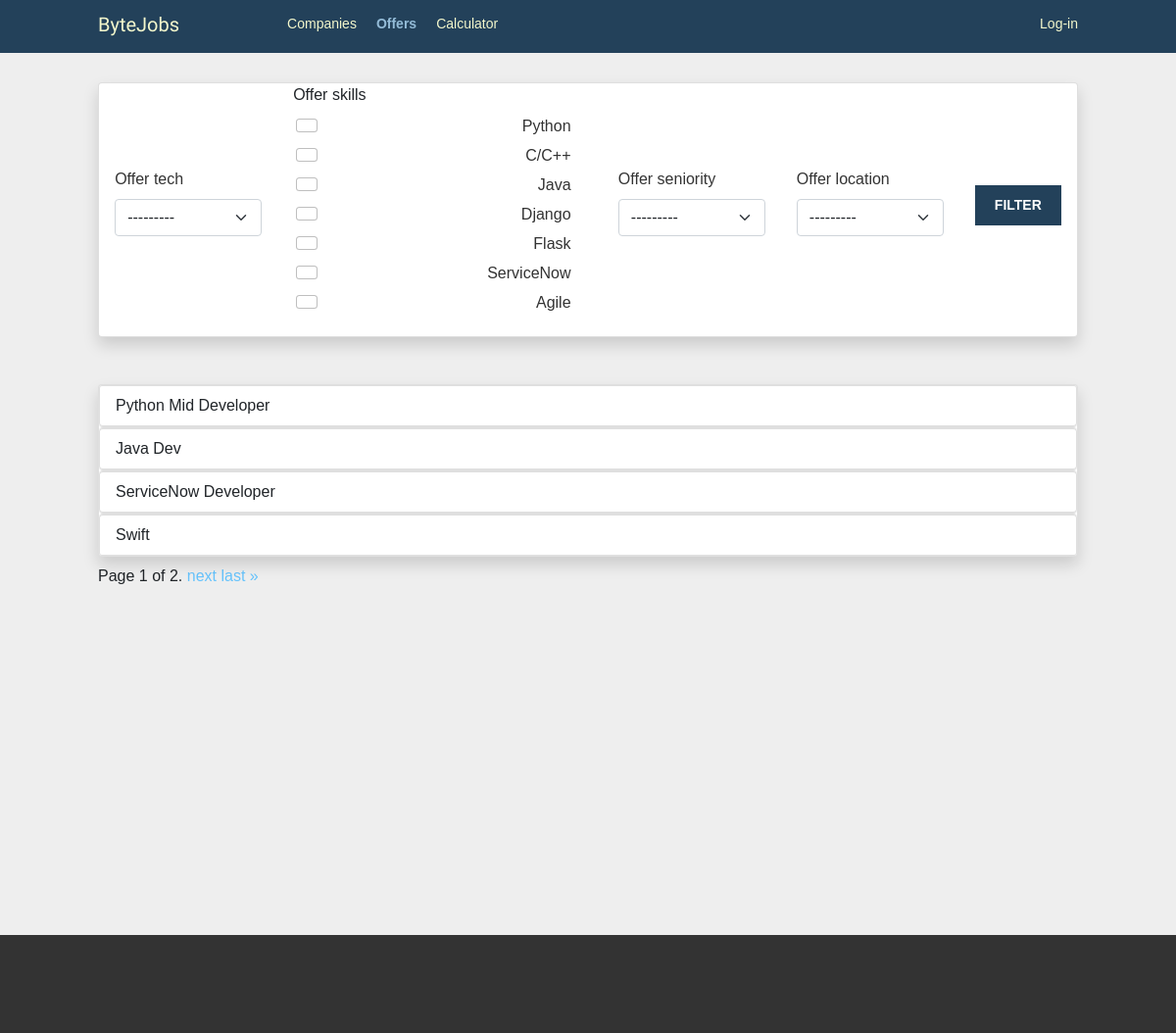
Screenshot of /account/offer/list/ with the database file from the repository.
### account/models.py (models this page shows, shortened)
class Offer(models.Model):
    offer_company = models.ForeignKey('Company', on_delete=models.CASCADE)
    offer_title = models.CharField(max_length=100, default='Oferta pracy')
    offer_tech = models.ForeignKey('Technology', on_delete=models.CASCADE)
    offer_skills = models.ManyToManyField('Skill', blank=True)
    offer_description = models.CharField(max_length=250, default='Opis oferty pracy')
    offer_post_time = models.DateTimeField(auto_now_add=True)
    offer_range_min = models.PositiveIntegerField(default=0)
    offer_range_max = models.PositiveIntegerField(default=0)
    offer_seniority = models.ForeignKey('Seniority', default=2, on_delete=models.CASCADE)
    offer_location = models.ForeignKey('Location', default=1, on_delete=models.CASCADE)

### account/views.py (the view)
# urls.py: path('offer/list/', OfferListView.as_view(), name='offer_list' ),
class OfferListView(FilterView):
    model = Offer
    paginate_by = 4
    filterset_class = PostFilter
    context_object_name = 'offers'
    template_name = 'account/offer_list.html'
    def get_context_data(self, **kwargs: any) -> dict[str, any]:
        context = super().get_context_data(**kwargs)
        context['section'] = 'offers'
        curr_path = self.request.get_full_path()
        curr_path = curr_path[21:]
        if curr_path and len(curr_path) != 44:
            context['path'] = curr_path
        return context

### account/models.py (called while the page is built)
    def __str__(self):
        return self.tech_title

    def __str__(self):
        return self.skill_title

    def __str__(self):
        return self.seniority_name

    def __str__(self):
        return self.location_name

### account/templates/account/offer_list.html (shortened to what this page needs)
{% extends 'base.html' %}
{% load static %}
{% load crispy_forms_filters %}
{% load crispy_forms_tags %}
{% block head %}
<link href="{% static 'css/offers.css' %}" rel="stylesheet">
{% endblock %}
{% block content %}
<div class="card mb-5 shadow">
    <form class="d-flex d-row flex-wrap justify-content-around align-items-center" action="" method="get">
        {{ filter.form|crispy }}
        <input type="submit" value="Filter"/>
    </form>
</div>
<div class="card mb-2 shadow">
    {% for object in object_list %}
    <a class="list-group" href="{% url 'offer_detail' object.pk %}"><div class="list-group-item">{{ object.offer_title }}</div></a>
    {% endfor %}
</div>
<div class="pagination">
    <span class="step-links">
        <span class="current">
            Page {{ page_obj.number }} of {{ page_obj.paginator.num_pages }}.
        </span>
        {% if page_obj.has_next %}
            <a href="?page={{ page_obj.next_page_number }}">next</a>
            <a href="?page={{ page_obj.paginator.num_pages }}">last &raquo;</a>
        {% endif %}
    </span>
</div>
{% endblock %}

### account/static/css/base.css (style rules this page uses)
body { margin:0; padding:0; font-family:helvetica, sans-serif; height: 100vh; margin-bottom: 100px; }
a { color:#66c3fc; text-decoration:none; }
div#div_id_offer_skills { display: flex; flex-direction: column; }
form { overflow:auto; }
label { float:left; clear:both; color:#333; margin-bottom:4px; }
input, textarea { clear:both; float:left; margin:0 0 10px; background:#ffffff; border:0; padding:6px 10px; font-size:14px; }
input[type=submit], a.button { font-weight:bold; background:#23415a; color:#fff; padding:10px 20px; font-size:14px; text-transform:uppercase; }
label.form-label { margin-right: 1rem; }
div.form-check { display: flex; justify-content: space-between; margin-right: 1rem; }
input.form-check-input { margin-right: 0.5rem; }

### account/static/css/offers.css (style rules this page uses)
[id*= "div_id_offer"] { width: 15%; }
div#div_id_offer_skills { width: 30% }

### rows the page displays
Offer: offer_title "Python Mid Developer"
Offer: offer_title "Java Dev"
Offer: offer_title "ServiceNow Developer"
Offer: offer_title "Swift"

### other values shown
{{ page_obj.number }} "1"
{{ page_obj.paginator.num_pages }} "2"
